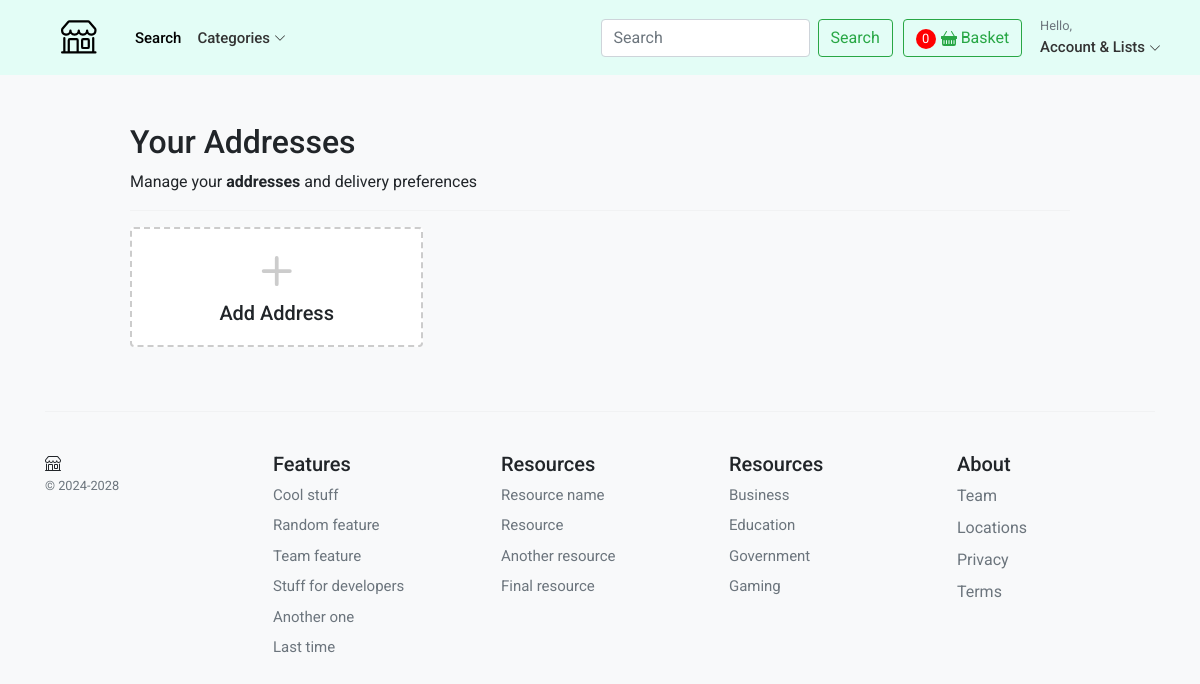
Page /account/addresses/ (signed in) on the earlier database version.
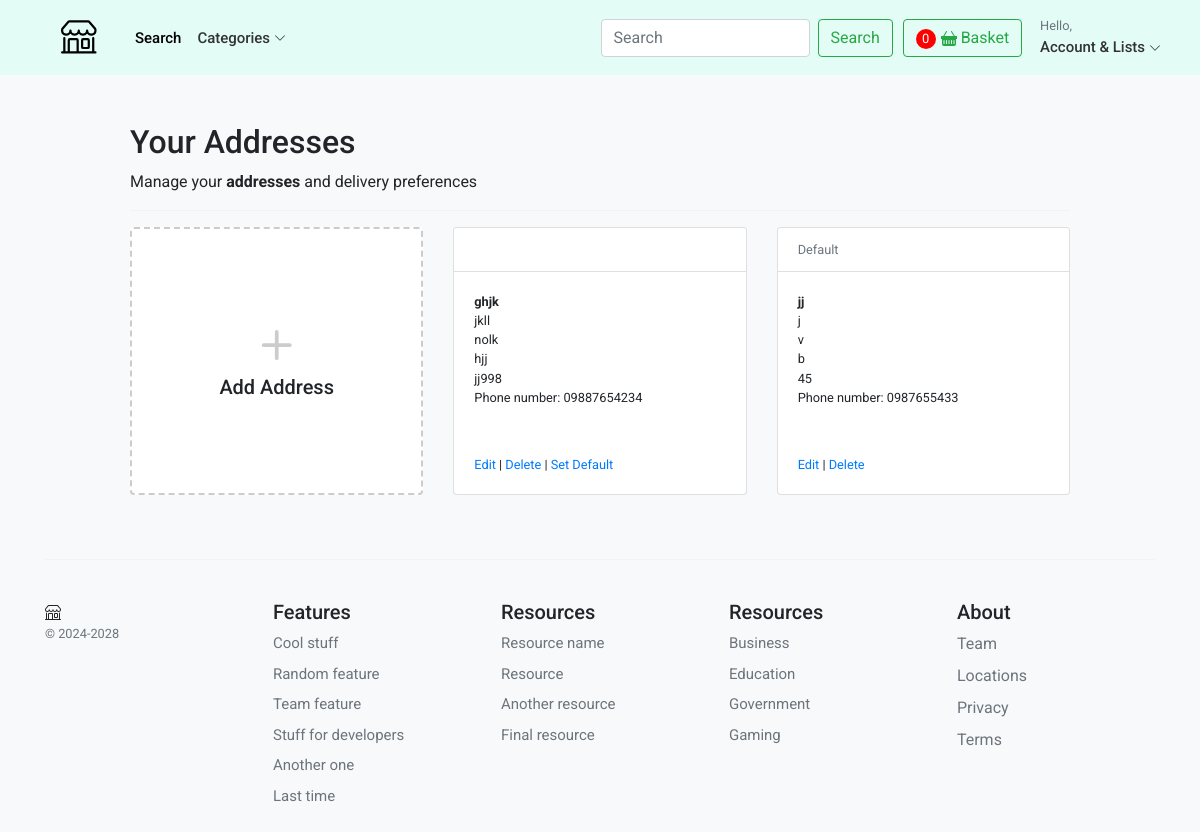
Same page on the later database version.
### account/models.py (models this page shows, shortened)
class Address(models.Model):
    id = models.UUIDField(primary_key=True, default=uuid.uuid4, editable=False) #we're not gonna use the Django default 'id' field; we're going to be utilizing this UUID field
    customer = models.ForeignKey(UserBase, verbose_name=_("Customer"), on_delete=models.CASCADE)
    full_name = models.CharField(_("Full Name"), max_length=150)
    phone = models.CharField(_("Phone Number"), max_length=50)
    postcode = models.CharField(_("Postcode"), max_length=50)
    address_line = models.CharField(_("Address Line 1"), max_length=255)
    address_line2 = models.CharField(_("Address Line 2"), max_length=255)
    town_city = models.CharField(_("Town/City/State"), max_length=150)
    delivery_instructions = models.CharField(_("Delivery Instructions"), max_length=255)
    created_at = models.DateTimeField(_("Created at"), auto_now_add=True)
    updated_at = models.DateTimeField(_("Updated at"), auto_now=True)
    default = models.BooleanField(_("Default"), default=False)
    class Meta:
        verbose_name = "Address"
        verbose_name_plural = "Addresses"

### account/views.py (the view)
# urls.py: path("addresses/", views.view_address, name="addresses"), #It is like a HomePage for the addresses.
@login_required
def view_address(request):
    addresses = Address.objects.filter(customer=request.user) #When the user makes a request, we can collect the user id from that request. So when the user’s logged in what they’re going to have is a session in the background.
    return render(request, "account/dashboard/addresses.html", {"addresses": addresses})

### basket/basket.py (called while the page is built)
    def __len__(self):
        return sum(item['qty'] for item in self.basket.values())

### basket/context_processors.py (called while the page is built)
def basket(request): #Here, a function named basket is defined, which takes one parameter, request. This parameter typically represents an HTTP request object, which contains information about the incoming request, including session data.
    return {'basket': Basket(request)} #what is return is the value associated with 'basket' key which is whatever in the basket of the user (the item in the user session data specified by 'skey' key. remember session data as a dictionary of key-value pairs) (the instance variable that was defined within basket.py 'Basket' class).

### store/context_processors.py (called while the page is built)
def categories(request):
    return {
        'categories': Category.objects.all() #we're gonna collect all the categories in 'Category' table.
    }

### store/models.py (called while the page is built)
    def get_absolute_url(self): #This method is typically included in a Django model and is used to return the canonical URL for an instance of that model. It allows you to easily retrieve the URL for an object without needing to know its specific path.
        return reverse('store:category_list', args=[self.slug])

### templates/account/dashboard/addresses.html (shortened to what this page needs)
{% extends "../../store/base.html" %} {% load static %}
{% block content %}
<main class="pt-5">
    <div class="container" style="max-width: 1000px">
      <div class="col-12">
<h1 class="h2">Your Addresses</h1>
<div>Manage your <b>addresses</b> and delivery preferences</div>
<hr />
<div class="container px-0">
  <div class="row row-cols-1 row-cols-sm-2 row-cols-md-3 g-3">
    <div class="col">
      <a href="{% url "account:add_address" %}" class="text-reset text-decoration-none" role="button"
        style="max-width: 540px;">
        <div class="card mb-3 h-100" style="border: dashed 2px #ccc;">
          <div class="row g-0 h-100">
            <div class="col-12" style="min-height:100px">
              <div class="card-body text-center position-absolute top-50 start-50 translate-middle">
                <svg style="color:#ccc;" xmlns="http://www.w3.org/2000/svg" width="60" height="60" fill="currentColor"
                  class="bi bi-plus" viewBox="0 0 16 16">
                  <path
                    d="M8 4a.5.5 0 0 1 .5.5v3h3a.5.5 0 0 1 0 1h-3v3a.5.5 0 0 1-1 0v-3h-3a.5.5 0 0 1 0-1h3v-3A.5.5 0 0 1 8 4z" />
                </svg>
                <h1 class="h5">Add Address</h1>
              </div>
            </div>
          </div>
        </div>
      </a>
    </div>
    {% for address in addresses %}
    <div class="col">
      <div class="card pb-3">
        <div class="card-header bg-white small text-muted">
          {% if address.default %}
            Default
          {% endif %}
        </div>
        <div class="card-body small pb-1">
          <p class="card-text m-0 fw-bold">{{address.full_name}}</p>
          <p class="card-text m-0">{{address.address_line}}</p>
          <p class="card-text m-0">{{address.address_line2}}</p>
          <p class="card-text m-0">{{address.town_city}}</p>
          <p class="card-text m-0">{{address.postcode}}</p>
          <p class="card-text m-0">Phone number: {{address.phone}}</p>
          <div class="pt-5">
            <a href="{% url 'account:edit_address' address.id %}" class="text-decoration-none">Edit</a>
            |
            <a href="{% url 'account:delete_address' address.id %}" class="text-decoration-none">Delete</a>
            {% if not address.default %}
            | <a href="{% url 'account:set_default' address.id %}" class="text-decoration-none">Set Default</a>
            {% endif %}
          </div>
        </div>
      </div>
    </div>
    {% endfor %}
  </div>
</div>
</div>
</div>
</main>
{% endblock %}

Differences in the rows shown:
added Address: full_name "ghjk", address_line "jkll", address_line2 "nolk", town_city "hjj", postcode "jj998", phone "09887654234", default "Set Default"
added Address: default "Default", full_name "jj", address_line "j", address_line2 "v", town_city "b", postcode "45", phone "0987655433"
